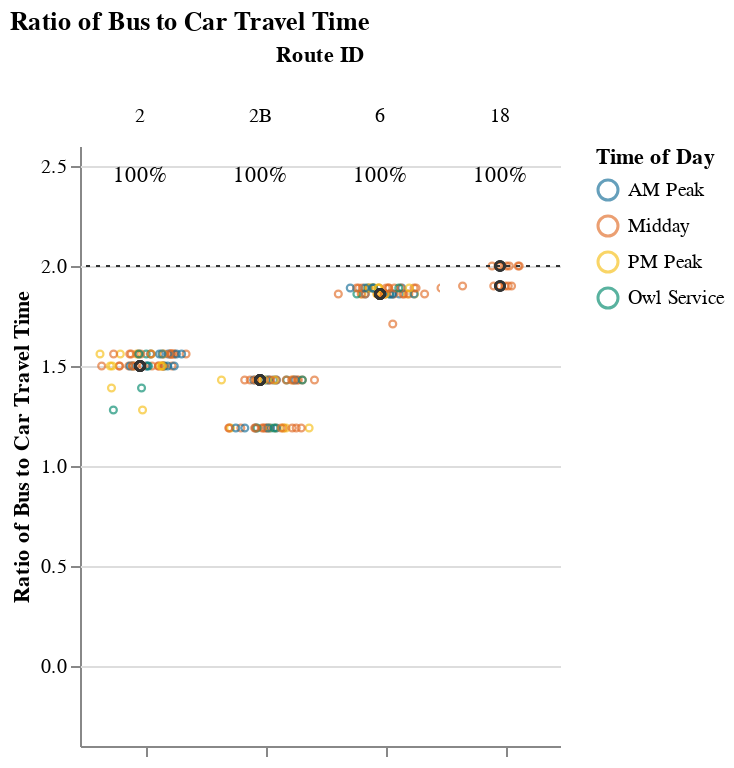
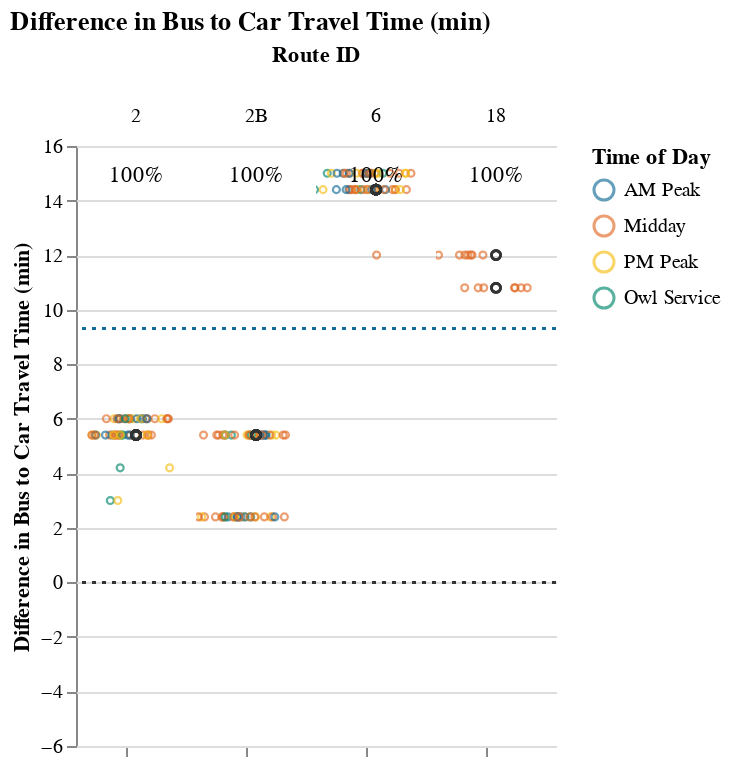

Notebook cell for these charts, in order:
### Markdown cell above
## Viable Competitive Routes
### Short Routes (< 1 hr)

### Code cell
# Allow for possibility that operator doesn't have routes that fall into certain route_groups
# But, jupyterbook will not like markdown with f-string
# separate out route_group and put in each cell, and use try/except + if to display...
# but all 3 route groups must be displayed. just add sentence about why no routes were returned at the end
route_group = "short"
try:
    subset_routes, mult, diff  = setup_charts(df, PCT_COMPETITIVE_THRESHOLD, route_group)
    
    if len(subset_routes) > 0:
        display(
            Markdown(
                f"{CAPTIONS_DICT[route_group]}"
                "Within each route group, routes are sorted in descending order "
                "by % competitive trips and # trips below the additional time cut-off."
            )
        )

        display(mult)
        display(diff)
except:
    print("No routes meet this criteria.")

### Figure 1 — Vega-Lite specification as saved in the notebook (floating-point values rounded to 4 significant figures; data arrays with more than 128 entries replaced by an {"elided": "..."} marker saying what was removed)
{"config": {"view": {"continuousWidth": 400, "continuousHeight": 300, "stroke": null}, "facet": {"spacing": 0}}, "data": {"name": "data-7d946261eed6386cdcce336f8333f9bf"}, "facet": {"column": {"field": "route_id", "sort": ["2", "2B", "6", "18"], "title": "Route ID", "type": "nominal"}}, "spec": {"layer": [{"mark": {"type": "point", "opacity": 0.65, "size": 12, "strokeWidth": 1.1}, "encoding": {"color": {"field": "time_of_day", "scale": {"range": ["#136C97", "#E16B26", "#F6BF16", "#00896B", "#7790A3", "#5B559C"]}, "sort": ["AM Peak", "Midday", "PM Peak", "Owl Service"], "title": "Time of Day", "type": "nominal"}, "tooltip": [{"field": "route_id", "type": "nominal"}, {"field": "trip_id", "type": "nominal"}, {"field": "service_hours", "type": "quantitative"}, {"field": "car_duration_hours", "type": "quantitative"}, {"field": "bus_multiplier", "type": "quantitative"}, {"field": "bus_difference", "type": "quantitative"}, {"field": "num_trips", "type": "quantitative"}, {"field": "num_competitive", "type": "quantitative"}, {"field": "pct_trips_competitive", "type": "quantitative"}, {"field": "p25", "type": "quantitative"}, {"field": "p50", "type": "quantitative"}, {"field": "p75", "type": "quantitative"}], "x": {"axis": {"grid": false, "labels": false, "ticks": true, "values": [0]}, "field": "jitter", "scale": {}, "title": null, "type": "quantitative"}, "y": {"field": "bus_multiplier", "scale": {"domain": [-0.25, 2.5]}, "title": "Ratio of Bus to Car Travel Time", "type": "quantitative"}}, "selection": {"selector001": {"type": "interval", "bind": "scales", "encodings": ["x", "y"]}}, "transform": [{"calculate": "sqrt(-2*log(random()))*cos(2*PI*random())", "as": "jitter"}], "width": 60}, {"layer": [{"mark": {"type": "point", "opacity": 0.6, "size": 20, "strokeWidth": 1.3}, "encoding": {"color": {"value": "#323434"}, "y": {"field": "bus_multiplier", "type": "quantitative"}}, "transform": [{"filter": "(datum.p50_trip === 1)"}]}, {"mark": {"type": "rule", "strokeDash": [2, 3]}, "encoding": {"color": {"value": "#323434"}, "y": {"field": "cutoff", "type": "quantitative"}}}, {"mark": {"type": "text", "align": "center", "baseline": "middle"}, "encoding": {"color": {"value": "black"}, "text": {"field": "pct_trips_competitive", "format": ".0%", "type": "quantitative"}, "tooltip": [{"field": "route_id", "type": "nominal"}, {"field": "trip_id", "type": "nominal"}, {"field": "service_hours", "type": "quantitative"}, {"field": "car_duration_hours", "type": "quantitative"}, {"field": "bus_multiplier", "type": "quantitative"}, {"field": "bus_difference", "type": "quantitative"}, {"field": "num_trips", "type": "quantitative"}, {"field": "num_competitive", "type": "quantitative"}, {"field": "pct_trips_competitive", "type": "quantitative"}, {"field": "p25", "type": "quantitative"}, {"field": "p50", "type": "quantitative"}, {"field": "p75", "type": "quantitative"}], "x": {"value": 30}, "y": {"value": 15}}, "transform": [{"calculate": "sqrt(-2*log(random()))*cos(2*PI*random())", "as": "jitter"}, {"filter": "(datum.fastest_trip === 1)"}]}]}]}, "resolve": {"scale": {"y": "shared"}}, "title": "Ratio of Bus to Car Travel Time", "$schema": "https://vega.github.io/schema/vega-lite/v4.17.0.json", "datasets": {"data-7d946261eed6386cdcce336f8333f9bf": {"elided": "184 records"}}}

### Figure 2 — Vega-Lite specification as saved in the notebook (floating-point values rounded to 4 significant figures; data arrays with more than 128 entries replaced by an {"elided": "..."} marker saying what was removed)
{"config": {"view": {"continuousWidth": 400, "continuousHeight": 300, "stroke": null}, "facet": {"spacing": 0}}, "data": {"name": "data-02edfa1b1f49051cccd6224337f67e56"}, "facet": {"column": {"field": "route_id", "sort": ["2", "2B", "6", "18"], "title": "Route ID", "type": "nominal"}}, "spec": {"layer": [{"mark": {"type": "point", "opacity": 0.65, "size": 12, "strokeWidth": 1.1}, "encoding": {"color": {"field": "time_of_day", "scale": {"range": ["#136C97", "#E16B26", "#F6BF16", "#00896B", "#7790A3", "#5B559C"]}, "sort": ["AM Peak", "Midday", "PM Peak", "Owl Service"], "title": "Time of Day", "type": "nominal"}, "tooltip": [{"field": "route_id", "type": "nominal"}, {"field": "trip_id", "type": "nominal"}, {"field": "service_hours", "type": "quantitative"}, {"field": "car_duration_hours", "type": "quantitative"}, {"field": "bus_multiplier", "type": "quantitative"}, {"field": "bus_difference", "type": "quantitative"}, {"field": "num_trips", "type": "quantitative"}, {"field": "num_competitive", "type": "quantitative"}, {"field": "pct_trips_competitive", "type": "quantitative"}, {"field": "p25", "type": "quantitative"}, {"field": "p50", "type": "quantitative"}, {"field": "p75", "type": "quantitative"}], "x": {"axis": {"grid": false, "labels": false, "ticks": true, "values": [0]}, "field": "jitter", "scale": {}, "title": null, "type": "quantitative"}, "y": {"field": "bus_difference", "scale": {"domain": [-5, 15.0]}, "title": "Difference in Bus to Car Travel Time (min)", "type": "quantitative"}}, "selection": {"selector002": {"type": "interval", "bind": "scales", "encodings": ["x", "y"]}}, "transform": [{"calculate": "sqrt(-2*log(random()))*cos(2*PI*random())", "as": "jitter"}], "width": 60}, {"layer": [{"mark": {"type": "point", "opacity": 0.6, "size": 20, "strokeWidth": 1.3}, "encoding": {"color": {"value": "#323434"}, "y": {"field": "bus_difference", "type": "quantitative"}}, "transform": [{"filter": "(datum.p50_trip === 1)"}]}, {"mark": {"type": "rule", "strokeDash": [2, 3]}, "encoding": {"color": {"value": "#323434"}, "y": {"field": "cutoff", "type": "quantitative"}}}, {"mark": {"type": "rule", "strokeDash": [2, 3]}, "encoding": {"color": {"value": "#136C97"}, "y": {"field": "cutoff2", "type": "quantitative"}}}, {"mark": {"type": "text", "align": "center", "baseline": "middle"}, "encoding": {"color": {"value": "black"}, "text": {"field": "pct_trips_competitive", "format": ".0%", "type": "quantitative"}, "tooltip": [{"field": "route_id", "type": "nominal"}, {"field": "trip_id", "type": "nominal"}, {"field": "service_hours", "type": "quantitative"}, {"field": "car_duration_hours", "type": "quantitative"}, {"field": "bus_multiplier", "type": "quantitative"}, {"field": "bus_difference", "type": "quantitative"}, {"field": "num_trips", "type": "quantitative"}, {"field": "num_competitive", "type": "quantitative"}, {"field": "pct_trips_competitive", "type": "quantitative"}, {"field": "p25", "type": "quantitative"}, {"field": "p50", "type": "quantitative"}, {"field": "p75", "type": "quantitative"}], "x": {"value": 30}, "y": {"value": 15}}, "transform": [{"calculate": "sqrt(-2*log(random()))*cos(2*PI*random())", "as": "jitter"}, {"filter": "(datum.fastest_trip === 1)"}]}]}]}, "resolve": {"scale": {"y": "shared"}}, "title": "Difference in Bus to Car Travel Time (min)", "$schema": "https://vega.github.io/schema/vega-lite/v4.17.0.json", "datasets": {"data-02edfa1b1f49051cccd6224337f67e56": {"elided": "184 records"}}}
